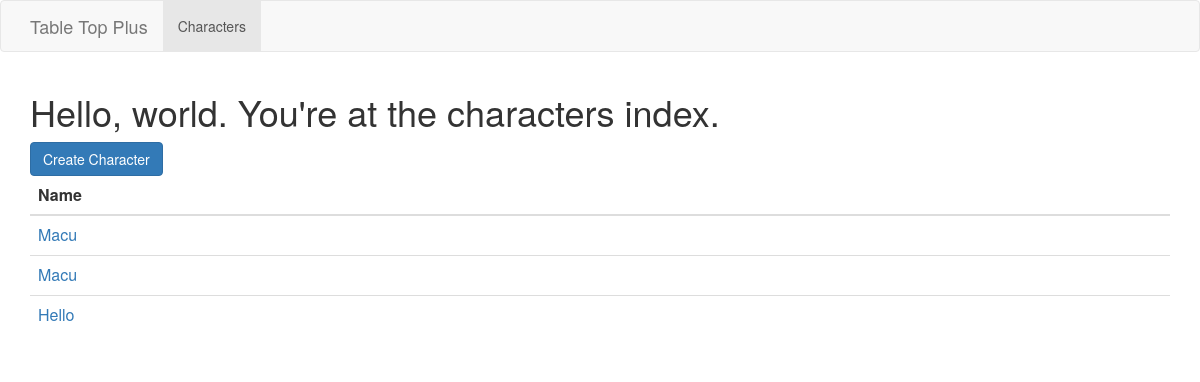
Before: /characters/ with the older database file.
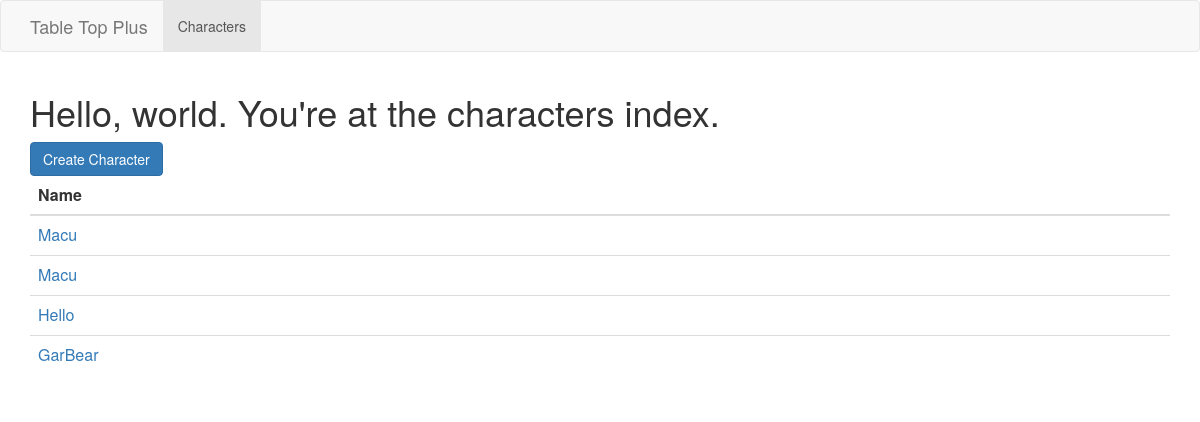
After: the same page with the newer database file.
### characters/models.py (models this page shows, shortened)
class Character(models.Model):
    name = models.CharField(max_length=200)
    created = models.DateTimeField(auto_now_add=True)
    updated = models.DateTimeField(auto_now=True)

### characters/views.py (the view)
class Index(generic.ListView):
    model = Character
    context_object_name = 'characters'

### characters/templates/characters/character_list.html
{% extends "base.html" %}
{% load staticfiles %}
{% block styles %}
    <link rel="stylesheet" type="text/css" href="{% static 'characters/styles/style.css' %}"/>
{% endblock %}
{% block content %}
    <h1>Hello, world. You're at the characters index.</h1>
    <a class="btn btn-primary" href="{% url 'characters:create' %}">Create Character</a>
    <table class="table">
        <thead>
        <tr>
            <th>Name</th>
        </tr>
        </thead>
        <tbody>
        {% for character in characters %}
            <tr>
                <td>
                    <a href="{% url 'characters:detail' character.id %}">{{ character.name }}</a>
                </td>
            </tr>
        {% endfor %}
        </tbody>
    </table>
{% endblock %}

### templates/base.html (shortened to what this page needs)
{% load bootstrap3 %}
{% load staticfiles %}
<html>
<head>
    {% bootstrap_css %}
    {% block styles %}
    {% endblock %}
</head>
<body>
{% include 'base_header.html' %}
<main class="container">
    {% block content %}
    {% endblock %}
</main>
</body>
</html>

### templates/base_header.html (shortened to what this page needs)
{% load bootstrap3 %}
<header>
    <nav class="navbar navbar-default">
        <div class="container">
            <div class="navbar-header">
                <a class="navbar-brand" href="/">Table Top Plus</a>
            </div>
            <div class="collapse navbar-collapse" id="bs-example-navbar-collapse-1">
                <ul class="nav navbar-nav">
                    <li class="active">
                        <a href="{% url 'characters:index' %}">Characters <span class="sr-only">(current)</span></a>
                    </li>
                </ul>
            </div>
        </div>
    </nav>
</header>

### characters/static/characters/styles/style.css (style rules this page uses)
li a { color: green; }

Changed rows visible on the page:
added Character: name "GarBear"
